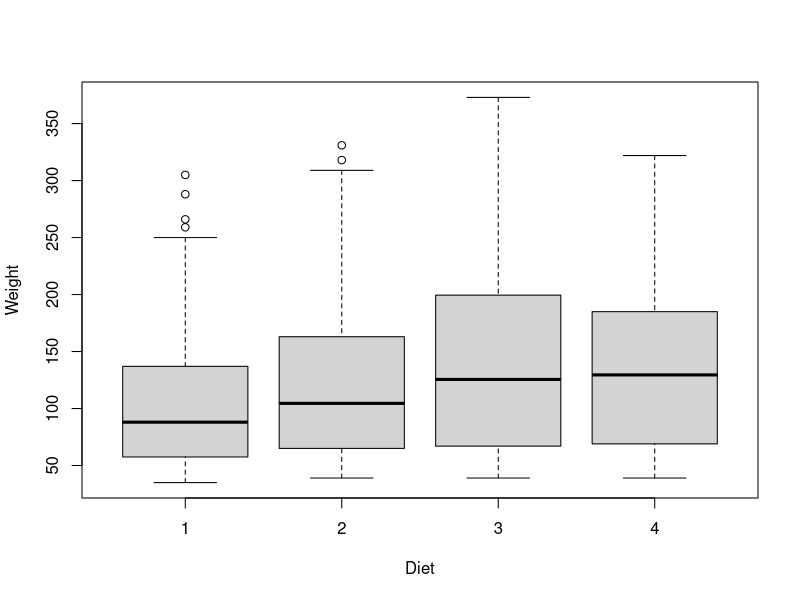

The R script that drew this image:

#---------------------PART 1-------------------
  #1
popvar<-function(x){
  n<-length(x)
  (((n-1) / n) * var(x))}

c4 <- mtcars$mpg[which(mtcars$cyl==4)]
c6 <- mtcars$mpg[which(mtcars$cyl==6)]
c8 <- mtcars$mpg[which(mtcars$cyl==8)]
car_count<- length(c4)+length(c6)+ length(c8)
resi<-((popvar(c4)*length(c4))+(popvar(c6)*length(c6))+(popvar(c8)*length(c8)))/(car_count)
#residuel variance of all factors but cylider

resi_func<- function(g1,g2,g3,count){
  resid<-((popvar(g1)*length(g1))+(popvar(g2)*length(g2))+(popvar(g3)*length(g3)))/(count)
  return(((popvar(mtcars$mpg)-resid)/popvar(mtcars$mpg))*100)
}

#vari- residual== amount expalied cylinder.
((popvar(mtcars$mpg)-resi)/popvar(mtcars$mpg))*100
#(73.25%)
resi_func(c4,c6,c8,car_count)
#(73.25%)


  #2
g3 <- mtcars$mpg[which(mtcars$gear==3)]
g4 <- mtcars$mpg[which(mtcars$gear==4)]
g5 <- mtcars$mpg[which(mtcars$gear==5)]
car_count<- length(g3)+length(g4)+length(g5)

gr_Resi<- ((popvar(g3) *length(g3))+(popvar(g4)*length(g4))+(popvar(g5)*length(g5)))/(car_count)

((popvar(mtcars$mpg)-gr_Resi)/popvar(mtcars$mpg))*100
#42.92%
resi_func(g3,g4,g5,car_count)
#(42.92%)
#---------------------PART 2-------------------
  #3

SS_within<-function(group){ #could be very wrong
  x<-0
  m<-mean(group)
  for(i in 1:length(group)){
    x=x+(group[i]-m)^2}
  return(x)
}
cyl_within<-SS_within(c4)+SS_within(c6)+SS_within(c8)
cyl_within
#[1] 301.2626

GM<- mean(mtcars$mpg)
GM
#[1] 20.09062


SS_between <- function(group, grandmean){
  #length(unique(group))*((mean(group)-grandmean)^2)}
  length(group)*((mean(group)-grandmean)^2)}

cyl_between<-SS_between(c4,GM)+SS_between(c6,GM)+SS_between(c8,GM)
cyl_between
#Between: [1] 824.7844

SS_total<- function(within,between){
  return(within+between)
}

SS_totz <- function(y){
  return (var(y)*(length(y)-1))
}

#3 versions
SS_totz(mtcars$mpg)
#1126.047
cyl_total<- cyl_between+cyl_within
cyl_total
#[1] 1126.047
SS_total(cyl_within,cyl_between)
#[1] 1126.047


J<-3#number of groups
N<-length(mtcars$mpg)
DF_Between<-J-1 #J number of groups (ie: 3 cylander groups)
DF_Within<-N-J

MS_between<- function(group){
  return(group/DF_Between)
}
cyl_MS_Between<-MS_between(cyl_between)
#[1] 412.3923

MS_within<- function(within){
  return(within/DF_Within)
}

cyl_MS_Within<-MS_within(cyl_within)
#[1] 10.38837

F_value<- function(between,within){
  return(between/within)
}
cyl_F<-F_value(cyl_MS_Between,cyl_MS_Within)
cyl_F
#[1] 39.69752

aovcyl = aov(mpg~cyl, data=mtcars)
summary(aovcyl)

#Df Sum Sq Mean Sq F value   Pr(>F)    
#cyl          1  817.7   817.7   79.56 6.11e-10 ***
#  Residuals   30  308.3    10.3   

  #4

gr_Within<- SS_within(g3)+SS_within(g4)+SS_within(g5)
gr_Within
#[1] 642.804

gr_Between<-SS_between(g3,GM)+SS_between(g4,GM)+SS_between(g5,GM)
gr_Between
#[1] 483.2432

gr_Total<-SS_total(gr_Within,gr_Between)
gr_Total
#[1] 1126.047

gr_MS_Between<-MS_between(gr_Between)
gr_MS_Between
#[1] 241.6216

gr_MS_Within<-MS_within(gr_Within)
gr_MS_Within
#[1] 22.16566

gr_F<-F_value(gr_MS_Between,gr_MS_Within)
gr_F
#[1] 10.90072

aovmpg = aov(mpg~gear, data=mtcars)
summary(aovmpg)

#Df Sum Sq Mean Sq F value Pr(>F)   
#gear         1  259.7  259.75   8.995 0.0054 **
#  Residuals   30  866.3   28.88                  

#Cylinder explains more of the variance in MPG (F=39.69752) compared to that of the gears (F=10.90072). There is more variance between cylinders than variance between gears. The high variance between cylinders creates a high F score. This is the oppisite for gears.

  #5
J=4
N<-length(ChickWeight$weight)
DF_Between=J-1 #J number of groups (ie:4 chicken diets groups)
DF_Within=N-J

d1 <- ChickWeight$weight[which(ChickWeight$Diet==1)]
d2 <- ChickWeight$weight[which(ChickWeight$Diet==2)]
d3 <- ChickWeight$weight[which(ChickWeight$Diet==3)]
d4 <- ChickWeight$weight[which(ChickWeight$Diet==4)]

ChickWeight

diet_Within<-SS_within(d1)+SS_within(d2)+SS_within(d3)+SS_within(d4)
diet_Within
#[1] 2758693

chick_GM<- mean(ChickWeight$weight)
chick_GM
#[1] 121.8183

diet_Between<-SS_between(d1,chick_GM)+SS_between(d2,chick_GM)+SS_between(d3,chick_GM)+SS_between(d4,chick_GM)
diet_Between
#[1] 155862.7

diet_Total<-SS_total(diet_Within,diet_Between)
diet_Total
#[1] 2914556

diet_MS_Between<-MS_between(diet_Between)
diet_MS_Between
#[1] 51954.22

diet_MS_Within<-MS_within(diet_Within)
diet_MS_Within
#[1] 4806.086

diet_F<-F_value(diet_MS_Between, diet_MS_Within)
diet_F
#[1] 10.81009





chickenaov = aov(ChickWeight$weight~ChickWeight$Diet, data=ChickWeight)
summary(chickenaov)
boxplot(weight~Diet, data = ChickWeight, xlab="Diet", ylab = "Weight" )

#                  Df  Sum Sq Mean Sq F value   Pr(>F)    
#ChickWeight$Diet   3  155863   51954   10.81 6.43e-07 ***
#Residuals        574 2758693    4806   

# A lower F score means more overlap and low variance (F=10.81), and subsequently, the effect of the variable is low. The F Score is 10.81, this is a low F score similar to our gear F score. Gears had less between variance than the cylinders. There is a lot of overlap across all diets around the same weight (somewhere around 75-125). Diet does not have a significant effect on weight. Diet does not matter

